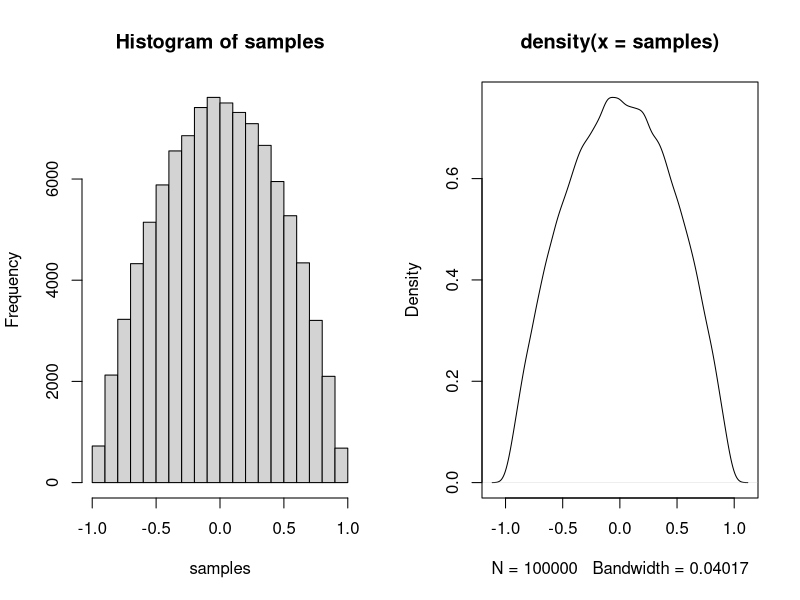
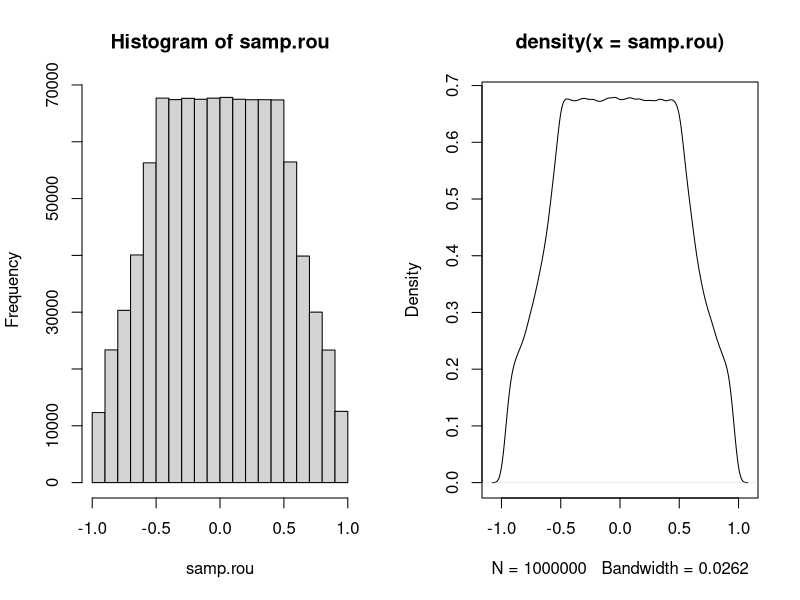

The R source for these figures, in order:
set.seed(191178)

#### Method 1 -> AR using U(-1, 1)

fx_ar <- function() {
    c <- 3/2
    accept <- 0
    try <- 0

    while (accept == 0) {
        try <- try + 1
        prop <- runif(1, min = -1, max = 1)
        U <- runif(1)
        ratio <- (1 - prop^2) 
        if (U < ratio) {
            return (c(prop, try))
        }
    }
}

N <- 1e5
samples <- numeric(length = N)
n.try <- numeric(length = N)

for (i in 1:N) {
    foo <- fx_ar()
    samples[i] <- foo[1]
    n.try[i] <- foo[2]
}

mean(samples)
mean(n.try)
par(mfrow = c(1,2))
hist(samples)
plot(density(samples))

#### Method 2 -> Ratio of Uniforms

N <- 1e6
samples <- matrix(0, nrow = N, ncol = 2)
done <- 0

while (done < N) {
    prop.u <- runif(1, min = 0, max = sqrt(3)/2)
    prop.v <- runif(1, min = -sqrt(3)/4, max = sqrt(3)/4)

    if (2*(prop.u^4) <= 3*(prop.u^2 - prop.v^2)) {
        done <- done + 1
        samples[done, ] = c(prop.u, prop.v)
    }
}

samp.rou <- samples[,2]/samples[,1]

mean(samp.rou)
par(mfrow = c(1,2))
hist(samp.rou)
plot(density(samp.rou))
